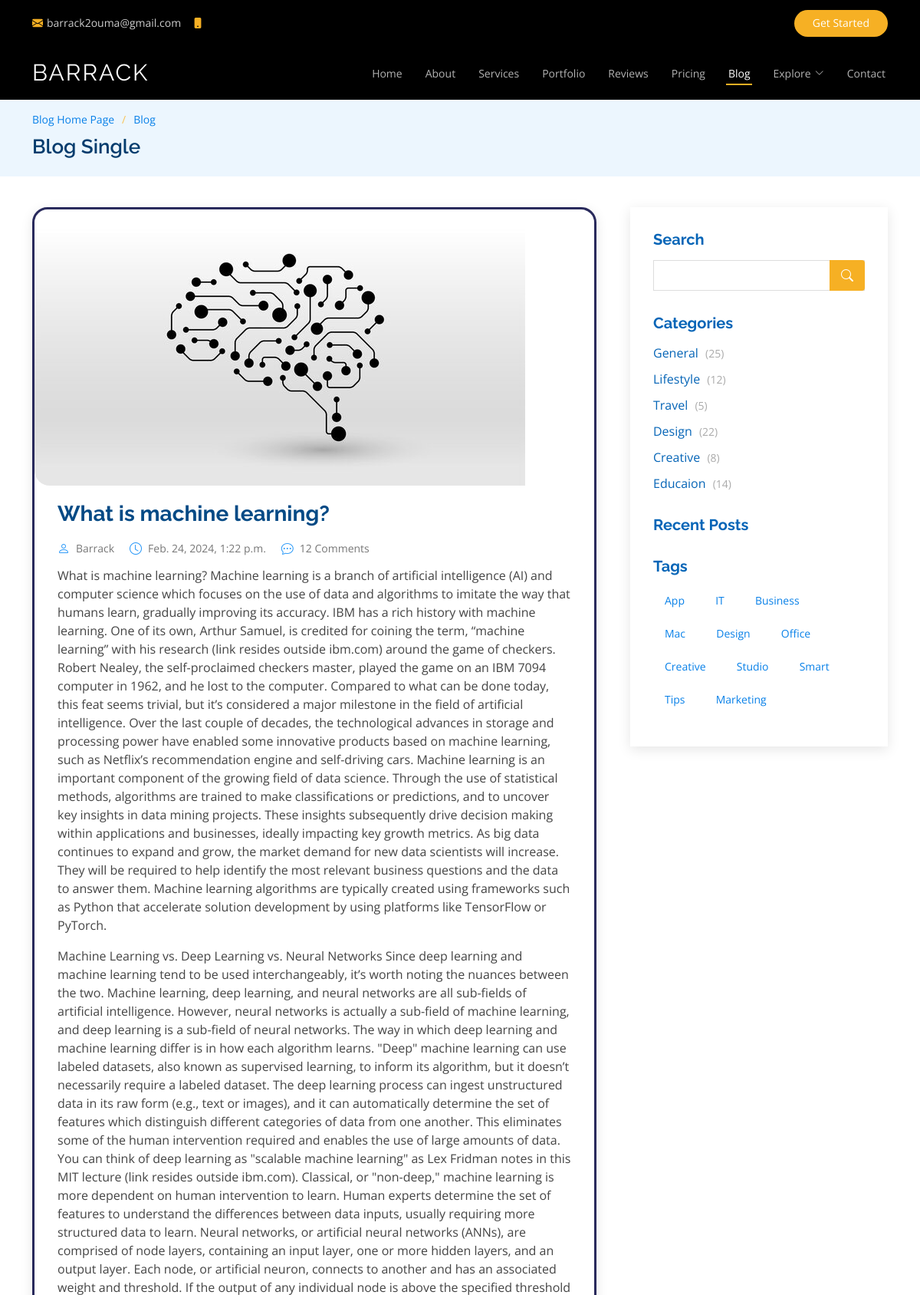
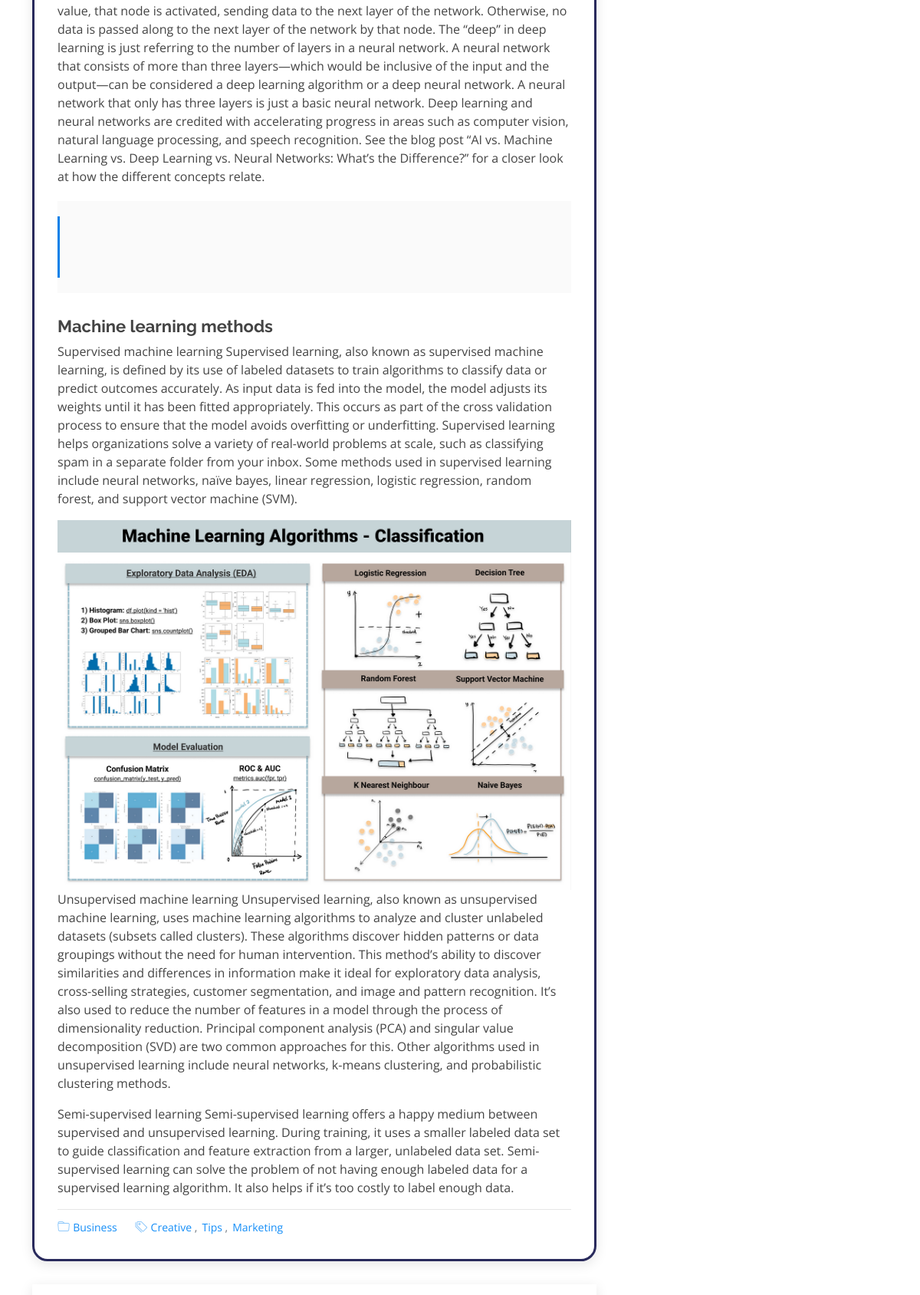
Screenshot of /blog_single/what-is-machine-learning/ (upper part) with the database file from the repository (2 pictures, top to bottom).
### myapp/models.py (models this page shows, shortened)
class Post(models.Model):
    title = models.CharField(max_length=100)
    slug = models.SlugField(unique=True, blank=True)  # Make sure blank is allowed
    intro = models.TextField()
    paragraph_1 = models.TextField()
    my_back_quote = models.TextField()
    subheading = models.TextField()
    paragraph_2 = models.TextField()
    paragraph_3 = models.TextField()
    conclusion = models.TextField()
    created_at = models.DateTimeField(default=datetime.now, blank=True)
    image = models.ImageField(upload_to='uploads/', blank=True,null=True)
    image_2 = models.ImageField(upload_to='uploads/', blank=True, null=True)
    class Meta:
        ordering = ('-created_at',)

### myapp/views.py (the view)
# urls.py: path('blog_single/<slug:slug>/', views.blog_single, name='blog_single'),
def blog_single(request, slug):
    post = get_object_or_404(Post, slug=slug)
    return render(request, 'blog_single.html', {'post': post})

### templates/blog_single.html (shortened to what this page needs)
{% load static %}
<!DOCTYPE html>
<html lang="en">
  <head>
    <link href="{% static 'assets/vendor/animate.css/animate.min.css' %}" rel="stylesheet" />
    <link href="{% static 'assets/vendor/aos/aos.css' %}" rel="stylesheet" />
    <link
      href="{% static 'assets/vendor/bootstrap/css/bootstrap.min.css' %}"
      rel="stylesheet"
    />
    <link
      href="{% static 'assets/vendor/bootstrap-icons/bootstrap-icons.css' %}"
      rel="stylesheet"
    />
    <link href="{% static 'assets/vendor/boxicons/css/boxicons.min.css' %}" rel="stylesheet" />
    <link
      href="{% static 'assets/vendor/glightbox/css/glightbox.min.css' %}"
      rel="stylesheet"
    />
    <link href="{% static 'assets/vendor/remixicon/remixicon.css' %}" rel="stylesheet" />
    <link href="{% static 'assets/vendor/swiper/swiper-bundle.min.css' %}" rel="stylesheet" />
    <link href="{% static 'assets/css/style.css' %}" rel="stylesheet" />
  </head>
  <body>
    <div
      id="topbar"
      class="fixed-top d-flex align-items-center topbar-inner-pages"
    >
      <div
        class="container d-flex align-items-center justify-content-center justify-content-md-between"
      >
        <div class="contact-info d-flex align-items-center">
          <i class="bi bi-envelope-fill"></i
          ><a href="mailto:contact@example.com">barrack2ouma@gmail.com</a>
          <i class="bi bi-phone-fill phone-icon"></i> +254 7699 46415
        </div>
        <div class="cta d-none d-md-block">
          <a href="#about" class="scrollto">Get Started</a>
        </div>
      </div>
    </div>
    <header
      id="header"
      class="fixed-top d-flex align-items-center header-inner-pages"
    >
      <div class="container d-flex align-items-center justify-content-between">
        <h1 class="logo"><a href="{% url 'index' %}">BARRACK</a></h1>
        <nav id="navbar" class="navbar">
          <ul>
            <li><a class="nav-link scrollto" href="{% url 'index' %}">Home</a></li>
            <li><a class="nav-link scrollto" href="{% url 'index' %}#about">About</a></li>
            <li><a class="nav-link scrollto" href="{% url 'index' %}#services">Services</a></li>
            <li>
              <a class="nav-link scrollto" href="{% url 'index' %}#portfolio">Portfolio</a>
            </li>
            <li><a class="nav-link scrollto" href="{% url 'index' %}#team">Reviews</a></li>
            <li><a class="nav-link scrollto" href="{% url 'index' %}#pricing">Pricing</a></li>
            <li><a class="active" href="{% url 'blog' %}">Blog</a></li>
            <li class="dropdown">
              <a href="#"
                ><span>Explore</span> <i class="bi bi-chevron-down"></i
              ></a>
            </li>
            <li><a class="nav-link scrollto" href="{% url 'index' %}#contact">Contact</a></li>
          </ul>
        </nav>
      </div>
    </header>
    <main id="main">
      <section id="breadcrumbs" class="breadcrumbs">
        <div class="container">
          <ol>
            <li><a href="{% url 'blog' %}">Blog Home Page</a></li>
            <li><a href="{% url 'blog' %}">Blog</a></li>
          </ol>
          <h2>Blog Single</h2>
        </div>
      </section>
      <section id="blog" class="blog">
        <div class="container" data-aos="fade-up">
          <div class="row">
            <div class="col-lg-8 entries">
              <article class="entry entry-single">
                {% if post.image %}
                <div class="entry-img">
                  <img
                    src="{{ post.image.url }}"
                    alt=""
                    class="img-fluid"
                  />
                </div>
                {% endif %}
                <h2 class="entry-title">
                  <a href="{% url 'blog_single' slug=post.slug %}"
                    >{{ post.title }}</a
                  >
                </h2>
                <div class="entry-meta">
                  <ul>
                    <li class="d-flex align-items-center">
                      <i class="bi bi-person"></i>
                      <a href="#">Barrack</a>
                    </li>
                    <li class="d-flex align-items-center">
                      <i class="bi bi-clock"></i>
                      <a href="#"
                        ><time datetime="2020-01-01">{{ post.created_at }}</time></a
                      >
                    </li>
                    <li class="d-flex align-items-center">
                      <i class="bi bi-chat-dots"></i>
                      <a href="#">12 Comments</a>
                    </li>
                  </ul>
                </div>
                <div class="entry-content">
                  <p>
                    {{post.intro}}
                  </p>
                  <p>
                    {{post.paragraph_1}}
                  <blockquote>
                  </blockquote>
                  <h3>{{post.subheading}}</h3>
                  <p>
                    {{post.paragraph_2}}
                  </p>
                  {% if post.image %}
                  <img
                    src="{{ post.image_2.url }}"
                    class="img-fluid"
                    alt=""
                  />
                  {% endif %}
                  <p>
                    {{post.paragraph_3}}
                  </p>
                  <p>
                    {{post.conclusion}}
                  </p>
                </div>
                <div class="entry-footer">
                  <i class="bi bi-folder"></i>
                  <ul class="cats">
                    <li><a href="#">Business</a></li>
                  </ul>
                  <i class="bi bi-tags"></i>
                  <ul class="tags">
                    <li><a href="#">Creative</a></li>
                    <li><a href="#">Tips</a></li>
                    <li><a href="#">Marketing</a></li>
                  </ul>
                </div>
              </article>
              <div class="blog-author d-flex align-items-center">
              </div>
            </div>
            <div class="col-lg-4">
              <div class="sidebar">
                <h3 class="sidebar-title">Search</h3>
                <div class="sidebar-item search-form">
                  <form action="">
                    <input type="text" />
                    <button type="submit"><i class="bi bi-search"></i></button>
                  </form>
                </div>
                <h3 class="sidebar-title">Categories</h3>
                <div class="sidebar-item categories">
                  <ul>
                    <li>
                      <a href="#">General <span>(25)</span></a>
                    </li>
                    <li>
                      <a href="#">Lifestyle <span>(12)</span></a>
                    </li>
                    <li>
                      <a href="#">Travel <span>(5)</span></a>
                    </li>
                    <li>
                      <a href="#">Design <span>(22)</span></a>
                    </li>
                    <li>
                      <a href="#">Creative <span>(8)</span></a>
                    </li>
                    <li>
                      <a href="#">Educaion <span>(14)</span></a>
                    </li>
                  </ul>
                </div>
                <h3 class="sidebar-title">Recent Posts</h3>
                <h3 class="sidebar-title">Tags</h3>
                <div class="sidebar-item tags">
                  <ul>
                    <li><a href="#">App</a></li>
                    <li><a href="#">IT</a></li>
                    <li><a href="#">Business</a></li>
                    <li><a href="#">Mac</a></li>
                    <li><a href="#">Design</a></li>
                    <li><a href="#">Office</a></li>
                    <li><a href="#">Creative</a></li>
                    <li><a href="#">Studio</a></li>
                    <li><a href="#">Smart</a></li>
                    <li><a href="#">Tips</a></li>
                    <li><a href="#">Marketing</a></li>
                  </ul>
                </div>
              </div>
            </div>
          </div>
        </div>
      </section>
    </main>
  </body>
</html>

### rows the page displays
Post: image (picture), title "What is machine learning?", created_at "Feb. 24, 2024, 1:22 p.m.", intro "What is machine learning? Machine learning is a branch of artificial intelligence (AI) and computer science which focuses on the use of data and algorithms to imitate the way that humans learn, gradually improving its accuracy. IBM has a rich history with machine learning. One of its own, Arthur Samuel, is credited for coining the term, “machine learning” with his research (link resides outside ibm.com) around the game of checkers. Robert Nealey, the self-proclaimed checkers master, played the game on an IBM 7094 computer in 1962, and he lost to the computer. Compared to what can be done today, this feat seems trivial, but it’s considered a major milestone in the field of artificial…", paragraph_1 "Machine Learning vs. Deep Learning vs. Neural Networks Since deep learning and machine learning tend to be used interchangeably, it’s worth noting the nuances between the two. Machine learning, deep learning, and neural networks are all sub-fields of artificial intelligence. However, neural networks is actually a sub-field of machine learning, and deep learning is a sub-field of neural networks. The way in which deep learning and machine learning differ is in how each algorithm learns. \"Deep\" machine learning can use labeled datasets, also known as supervised learning, to inform its algorithm, but it doesn’t necessarily require a labeled dataset. The deep learning process can ingest…", subheading "Machine learning methods", paragraph_2 "Supervised machine learning Supervised learning, also known as supervised machine learning, is defined by its use of labeled datasets to train algorithms to classify data or predict outcomes accurately. As input data is fed into the model, the model adjusts its weights until it has been fitted appropriately. This occurs as part of the cross validation process to ensure that the model avoids overfitting or underfitting. Supervised learning helps organizations solve a variety of real-world problems at scale, such as classifying spam in a separate folder from your inbox. Some methods used in supervised learning include neural networks, naïve bayes, linear regression, logistic regression,…", image_2 (picture), paragraph_3 "Unsupervised machine learning Unsupervised learning, also known as unsupervised machine learning, uses machine learning algorithms to analyze and cluster unlabeled datasets (subsets called clusters). These algorithms discover hidden patterns or data groupings without the need for human intervention. This method’s ability to discover similarities and differences in information make it ideal for exploratory data analysis, cross-selling strategies, customer segmentation, and image and pattern recognition. It’s also used to reduce the number of features in a model through the process of dimensionality reduction. Principal component analysis (PCA) and singular value decomposition (SVD) are two…", conclusion "Semi-supervised learning Semi-supervised learning offers a happy medium between supervised and unsupervised learning. During training, it uses a smaller labeled data set to guide classification and feature extraction from a larger, unlabeled data set. Semi-supervised learning can solve the problem of not having enough labeled data for a supervised learning algorithm. It also helps if it’s too costly to label enough data."
